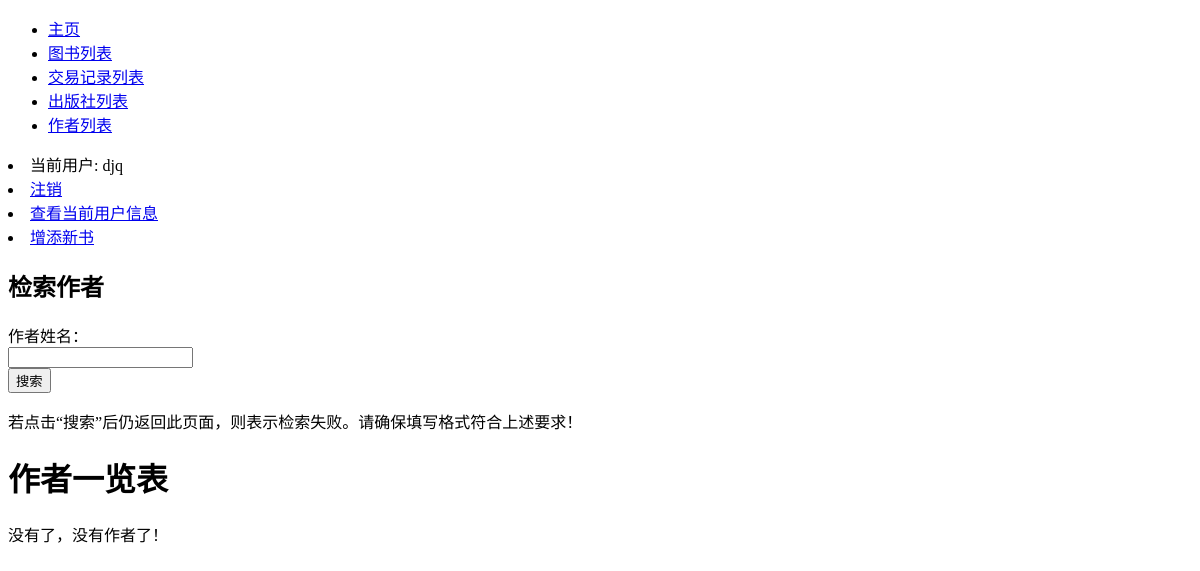
The page /bookstore/authors/ (signed in) on the database as committed earlier.
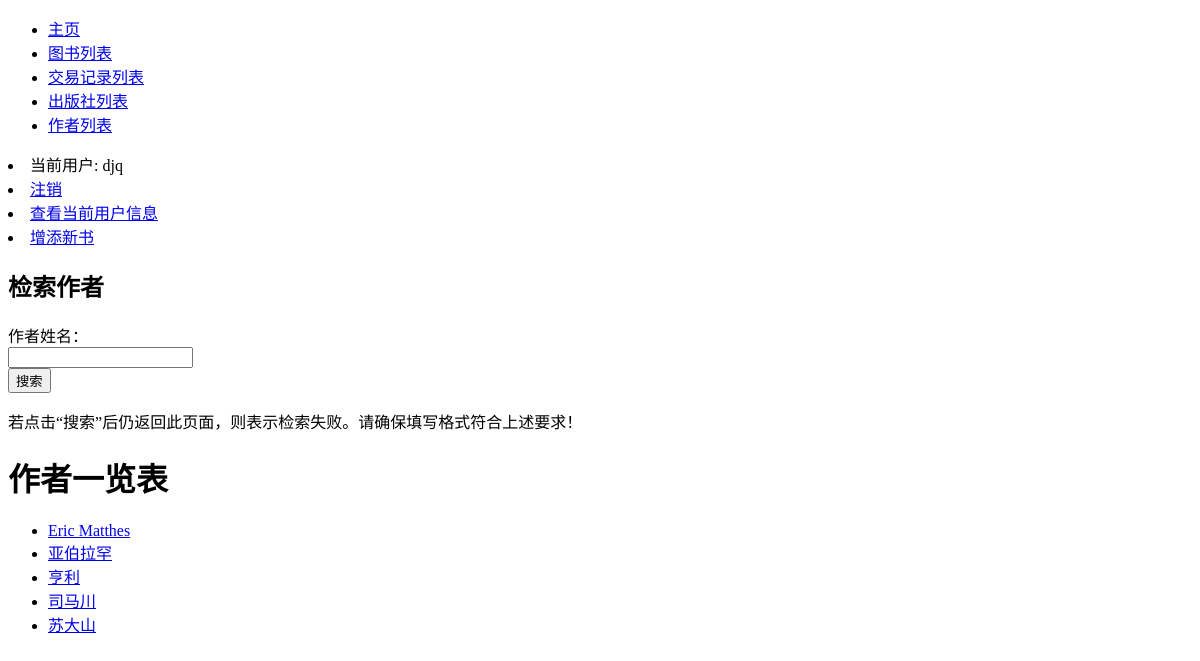
The same page on the database as committed later.
### bookstore/models.py (models this page shows, shortened)
class Author(models.Model):
    name = models.CharField(max_length=30, verbose_name='作者姓名')
    class Meta:
        verbose_name = '作者'
        verbose_name_plural = '作者'
        ordering = ['name', ]
    def get_absolute_url(self):
        return reverse('author_books', args=[str(self.id)])

### bookstore/views.py (the view, shortened to what this page needs)
# urls.py: path('authors/', views.authors, name='authors'),
@login_required
def authors(request):
    all_authors = Author.objects.all()
    selected_authors = all_authors
    ct = {'all_authors': all_authors}
    return render(request, 'bookstore/author_list.html', context=ct)

### bookstore/templates/bookstore/author_list.html (shortened to what this page needs)
{% extends "base.html" %}
{% block content %}
    <div class="container">
        <div class="row">
            <div class="col-md-6 col-md-offset-3 col-sm-10 col-sm-offset-1">
                <form method="POST" role="form" class="form-horizontal">
                    <h2 class="form-signin-heading text-center">检索作者</h2>
                    <div class="form-group">
                        <label for="id_name" class="col-md-3 control-label">作者姓名：</label>
                        <div class="col-md-9">
                            <input type="text" class="form-control" name="name" id="id_name">
                        </div>
                    </div>
                    <div class="form-group">
                        <div class="col-md-4 col-md-offset-4">
                            <button class="btn btn btn-primary btn-block" type="submit">搜索</button>
                        </div>
                    </div>
                </form>
            </div>
        </div>
    </div>
    <p>若点击“搜索”后仍返回此页面，则表示检索失败。请确保填写格式符合上述要求！</p>
    <h1>作者一览表</h1>
    {% if all_authors %}
    <ul>
      {% for author in all_authors %}
      <li>
        <a href="{{ author.get_absolute_url }}">{{ author.name }}</a>
      </li>
      {% endfor %}
    </ul>
    {% else %}
      <p>没有了，没有作者了！</p>
    {% endif %}
{% endblock %}

Rows that differ between the two databases and show on the page:
added Author: name "Eric Matthes"
added Author: name "亚伯拉罕"
added Author: name "亨利"
added Author: name "司马川"
added Author: name "苏大山"
Other text that changed with them:
text no longer shown: "没有了，没有作者了！"
